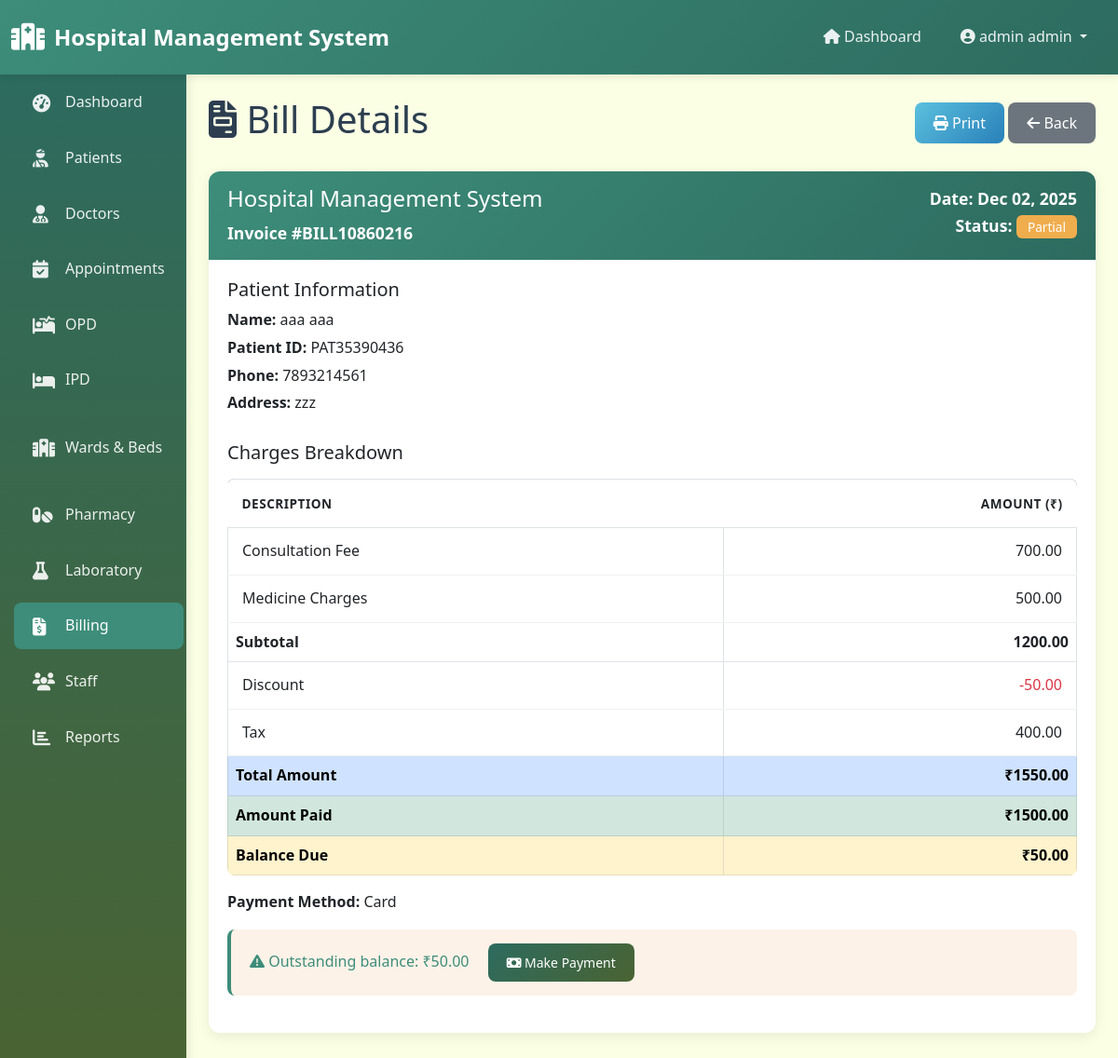
The app's page /billing/1/ (signed in) with its own data.
### core/models.py (models this page shows, shortened)
class Bill(models.Model):
    STATUS_CHOICES = [
        ('unpaid', 'Unpaid'),
        ('paid', 'Paid'),
        ('partial', 'Partial'),
    ]
    PAYMENT_METHOD_CHOICES = [
        ('cash', 'Cash'),
        ('card', 'Card'),
        ('upi', 'UPI'),
        ('insurance', 'Insurance'),
    ]
    bill_number = models.CharField(max_length=20, unique=True)
    patient = models.ForeignKey(Patient, on_delete=models.CASCADE)
    opd_record = models.ForeignKey(OPDRecord, on_delete=models.SET_NULL, null=True, blank=True)
    ipd_record = models.ForeignKey(IPDRecord, on_delete=models.SET_NULL, null=True, blank=True)
    consultation_fee = models.DecimalField(max_digits=10, decimal_places=2, default=0)
    room_charges = models.DecimalField(max_digits=10, decimal_places=2, default=0)
    medicine_charges = models.DecimalField(max_digits=10, decimal_places=2, default=0)
    lab_charges = models.DecimalField(max_digits=10, decimal_places=2, default=0)
    other_charges = models.DecimalField(max_digits=10, decimal_places=2, default=0)
    subtotal = models.DecimalField(max_digits=10, decimal_places=2, default=0)
    discount = models.DecimalField(max_digits=10, decimal_places=2, default=0)
    tax = models.DecimalField(max_digits=10, decimal_places=2, default=0)
    total_amount = models.DecimalField(max_digits=10, decimal_places=2, default=0)
    amount_paid = models.DecimalField(max_digits=10, decimal_places=2, default=0)
    balance = models.DecimalField(max_digits=10, decimal_places=2, default=0)
    status = models.CharField(max_length=20, choices=STATUS_CHOICES, default='unpaid')
    payment_method = models.CharField(max_length=20, choices=PAYMENT_METHOD_CHOICES, blank=True)
    created_by = models.ForeignKey(User, on_delete=models.SET_NULL, null=True)
    created_at = models.DateTimeField(auto_now_add=True)
    updated_at = models.DateTimeField(auto_now=True)

class Patient(models.Model):
    GENDER_CHOICES = [
        ('M', 'Male'),
        ('F', 'Female'),
        ('O', 'Other'),
    ]
    BLOOD_GROUP_CHOICES = [
        ('A+', 'A+'), ('A-', 'A-'),
        ('B+', 'B+'), ('B-', 'B-'),
        ('AB+', 'AB+'), ('AB-', 'AB-'),
        ('O+', 'O+'), ('O-', 'O-'),
    ]
    user = models.OneToOneField(User, on_delete=models.CASCADE, related_name='patient_profile', null=True, blank=True)
    patient_id = models.CharField(max_length=20, unique=True)
    first_name = models.CharField(max_length=100)
    last_name = models.CharField(max_length=100)
    gender = models.CharField(max_length=1, choices=GENDER_CHOICES)
    date_of_birth = models.DateField()
    blood_group = models.CharField(max_length=3, choices=BLOOD_GROUP_CHOICES)
    phone = models.CharField(max_length=15)
    email = models.EmailField(blank=True)
    address = models.TextField()
    emergency_contact = models.CharField(max_length=15)
    emergency_contact_name = models.CharField(max_length=100)
    medical_history = models.TextField(blank=True)
    allergies = models.TextField(blank=True)
    registered_date = models.DateTimeField(auto_now_add=True)
    updated_at = models.DateTimeField(auto_now=True)
    def get_full_name(self):
        return f"{self.first_name} {self.last_name}"

### core/views.py (the view)
# urls.py: path('billing/<int:pk>/', views.bill_detail, name='bill_detail'),
@login_required
@admin_required
def bill_detail(request, pk):
    bill = get_object_or_404(Bill, pk=pk)
    context = {'bill': bill}
    return render(request, 'billing/bill_detail.html', context)

### templates/billing/bill_detail.html (shortened to what this page needs)
{% extends 'base.html' %}
{% load static %}
{% block content %}
<div class="fade-in">
    <div class="d-flex justify-content-between align-items-center mb-4">
        <h1><i class="fas fa-file-invoice"></i> Bill Details</h1>
        <div>
            <button onclick="window.print()" class="btn btn-info">
                <i class="fas fa-print"></i> Print
            </button>
            <a href="{% url 'bill_list' %}" class="btn btn-secondary">
                <i class="fas fa-arrow-left"></i> Back
            </a>
        </div>
    </div>
    <div class="card" id="billContent">
        <div class="card-header">
            <div class="row">
                <div class="col-md-6">
                    <h4>Hospital Management System</h4>
                    <p class="mb-0">Invoice #{{ bill.bill_number }}</p>
                </div>
                <div class="col-md-6 text-end">
                    <p class="mb-0"><strong>Date:</strong> {{ bill.created_at|date:"M d, Y" }}</p>
                    <p class="mb-0"><strong>Status:</strong> <span class="badge bg-{{ bill.status }}">{{ bill.get_status_display }}</span></p>
                </div>
            </div>
        </div>
        <div class="card-body">
            <div class="row mb-4">
                <div class="col-md-6">
                    <h5>Patient Information</h5>
                    <p class="mb-1"><strong>Name:</strong> {{ bill.patient.get_full_name }}</p>
                    <p class="mb-1"><strong>Patient ID:</strong> {{ bill.patient.patient_id }}</p>
                    <p class="mb-1"><strong>Phone:</strong> {{ bill.patient.phone }}</p>
                    <p class="mb-1"><strong>Address:</strong> {{ bill.patient.address }}</p>
                </div>
            </div>
            <h5 class="mb-3">Charges Breakdown</h5>
            <table class="table table-bordered">
                <thead>
                    <tr>
                        <th>Description</th>
                        <th class="text-end">Amount (₹)</th>
                    </tr>
                </thead>
                <tbody>
                    {% if bill.consultation_fee > 0 %}
                    <tr>
                        <td>Consultation Fee</td>
                        <td class="text-end">{{ bill.consultation_fee|floatformat:2 }}</td>
                    </tr>
                    {% endif %}
                    {% if bill.medicine_charges > 0 %}
                    <tr>
                        <td>Medicine Charges</td>
                        <td class="text-end">{{ bill.medicine_charges|floatformat:2 }}</td>
                    </tr>
                    {% endif %}
                    <tr>
                        <th>Subtotal</th>
                        <th class="text-end">{{ bill.subtotal|floatformat:2 }}</th>
                    </tr>
                    {% if bill.discount > 0 %}
                    <tr>
                        <td>Discount</td>
                        <td class="text-end text-danger">-{{ bill.discount|floatformat:2 }}</td>
                    </tr>
                    {% endif %}
                    {% if bill.tax > 0 %}
                    <tr>
                        <td>Tax</td>
                        <td class="text-end">{{ bill.tax|floatformat:2 }}</td>
                    </tr>
                    {% endif %}
                    <tr class="table-primary">
                        <th>Total Amount</th>
                        <th class="text-end">₹{{ bill.total_amount|floatformat:2 }}</th>
                    </tr>
                    <tr class="table-success">
                        <th>Amount Paid</th>
                        <th class="text-end">₹{{ bill.amount_paid|floatformat:2 }}</th>
                    </tr>
                    <tr class="table-warning">
                        <th>Balance Due</th>
                        <th class="text-end">₹{{ bill.balance|floatformat:2 }}</th>
                    </tr>
                </tbody>
            </table>
            {% if bill.payment_method %}
            <p><strong>Payment Method:</strong> {{ bill.get_payment_method_display }}</p>
            {% endif %}
            {% if bill.balance > 0 %}
            <div class="alert alert-warning mt-3">
                <i class="fas fa-exclamation-triangle"></i> Outstanding balance: ₹{{ bill.balance|floatformat:2 }}
                <a href="{% url 'bill_payment' bill.pk %}" class="btn btn-sm btn-success ms-3">
                    <i class="fas fa-money-bill"></i> Make Payment
                </a>
            </div>
            {% endif %}
        </div>
    </div>
</div>
{% endblock %}

### templates/base.html (shortened to what this page needs)
{% load static %}
<!DOCTYPE html>
<html lang="en">
<head>
    <link href="https://cdn.jsdelivr.net/npm/bootstrap@5.3.0/dist/css/bootstrap.min.css" rel="stylesheet">
    <link rel="stylesheet" href="https://cdnjs.cloudflare.com/ajax/libs/font-awesome/6.4.0/css/all.min.css">
    <link rel="stylesheet" href="{% static 'css/style.css' %}">
</head>
<body>
    {% if user.is_authenticated %}
    <nav class="navbar navbar-expand-lg navbar-dark">
        <div class="container-fluid">
            <a class="navbar-brand" href="{% url 'dashboard' %}">
                <i class="fas fa-hospital"></i>
                Hospital Management System
            </a>
            <div class="collapse navbar-collapse" id="navbarNav">
                <ul class="navbar-nav ms-auto">
                    <li class="nav-item">
                        <a class="nav-link" href="{% url 'dashboard' %}">
                            <i class="fas fa-home"></i> Dashboard
                        </a>
                    </li>
                    <li class="nav-item dropdown">
                        <a class="nav-link dropdown-toggle" href="#" id="navbarDropdown" role="button" data-bs-toggle="dropdown">
                            <i class="fas fa-user-circle"></i> {{ user.get_full_name|default:user.username }}
                        </a>
                    </li>
                </ul>
            </div>
        </div>
    </nav>
    <div class="container-fluid">
        <div class="row">
            <div class="col-md-2 p-0 sidebar">
                <nav class="nav flex-column">
                    <a class="nav-link {% if request.resolver_match.url_name == 'dashboard' or 'dashboard' in request.resolver_match.url_name %}active{% endif %}" href="{% url 'dashboard' %}">
                        <i class="fas fa-tachometer-alt"></i> Dashboard
                    </a>
                    {% if user.profile.role == 'admin' %}
                        <a class="nav-link {% if 'patient' in request.resolver_match.url_name %}active{% endif %}" href="{% url 'patient_list' %}">
                            <i class="fas fa-user-injured"></i> Patients
                        </a>
                        <a class="nav-link {% if 'doctor' in request.resolver_match.url_name %}active{% endif %}" href="{% url 'doctor_list' %}">
                            <i class="fas fa-user-md"></i> Doctors
                        </a>
                        <a class="nav-link {% if 'appointment' in request.resolver_match.url_name %}active{% endif %}" href="{% url 'appointment_list' %}">
                            <i class="fas fa-calendar-check"></i> Appointments
                        </a>
                        <a class="nav-link {% if 'opd' in request.resolver_match.url_name %}active{% endif %}" href="{% url 'opd_list' %}">
                            <i class="fas fa-procedures"></i> OPD
                        </a>
                        <a class="nav-link {% if 'ipd' in request.resolver_match.url_name %}active{% endif %}" href="{% url 'ipd_list' %}">
                            <i class="fas fa-bed"></i> IPD
                        </a>
                        <a class="nav-link {% if 'ward' in request.resolver_match.url_name or 'bed' in request.resolver_match.url_name %}active{% endif %}" href="{% url 'ward_list' %}">
                            <i class="fas fa-hospital-alt"></i> Wards & Beds
                        </a>
                        <a class="nav-link {% if 'medicine' in request.resolver_match.url_name %}active{% endif %}" href="{% url 'medicine_list' %}">
                            <i class="fas fa-pills"></i> Pharmacy
                        </a>
                        <a class="nav-link {% if 'lab' in request.resolver_match.url_name %}active{% endif %}" href="{% url 'lab_test_list' %}">
                            <i class="fas fa-flask"></i> Laboratory
                        </a>
                        <a class="nav-link {% if 'bill' in request.resolver_match.url_name %}active{% endif %}" href="{% url 'bill_list' %}">
                            <i class="fas fa-file-invoice-dollar"></i> Billing
                        </a>
                        <a class="nav-link {% if 'staff' in request.resolver_match.url_name or 'attendance' in request.resolver_match.url_name %}active{% endif %}" href="{% url 'staff_list' %}">
                            <i class="fas fa-users"></i> Staff
                        </a>
                        <a class="nav-link {% if 'report' in request.resolver_match.url_name %}active{% endif %}" href="{% url 'reports_dashboard' %}">
                            <i class="fas fa-chart-bar"></i> Reports
                        </a>
                    {% endif %}
                </nav>
            </div>
            <div class="col-md-10 p-4">
                {% block content %}{% endblock %}
            </div>
        </div>
    </div>
    {% else %}
        {% block login_content %}{% endblock %}
    {% endif %}
</body>
</html>

### static/css/style.css (style rules this page uses)
:root { --primary-color: #3D8D7A; --secondary-color: #2D6B5F; --accent-color: #B3D8A8; --light-color: #FBFFE4; --dark-color: #1a3a33; --text-color: #2c3e50; --border-color: #d4e8d8; --success-color: #3D8D7A; --danger-color: #d9534f; --warning-color: #f0ad4e; --info-color: #5bc0de; }
* { margin: 0; padding: 0; box-sizing: border-box; }
body { font-family: 'Segoe UI', Tahoma, Geneva, Verdana, sans-serif; background-color: var(--light-color); color: var(--text-color); line-height: 1.6; }
.navbar { background: linear-gradient(135deg, var(--primary-color), var(--secondary-color)) !important; box-shadow: 0 2px 10px rgba(0,0,0,0.1); padding: 1rem 0; }
.navbar-brand { font-weight: 700; font-size: 1.5rem; color: white !important; display: flex; align-items: center; gap: 10px; }
.navbar-brand i { font-size: 1.8rem; }
.navbar-nav .nav-link { color: rgba(255,255,255,0.9) !important; font-weight: 500; padding: 0.5rem 1rem !important; transition: all 0.3s ease; border-radius: 5px; margin: 0 5px; }
.sidebar { background: linear-gradient(180deg, var(--secondary-color), #4a6332); min-height: calc(100vh - 76px); padding: 20px 0; box-shadow: 2px 0 10px rgba(0,0,0,0.1); }
.sidebar .nav-link { color: rgba(255,255,255,0.9); padding: 12px 20px; margin: 5px 15px; border-radius: 8px; transition: all 0.3s ease; display: flex; align-items: center; gap: 10px; }
.sidebar .nav-link.active { background-color: var(--primary-color); color: white; }
.sidebar .nav-link i { font-size: 1.2rem; width: 25px; }
.card { border: none; border-radius: 12px; box-shadow: 0 4px 15px rgba(0,0,0,0.08); transition: all 0.3s ease; margin-bottom: 20px; }
.card-header { background: linear-gradient(135deg, var(--primary-color), var(--secondary-color)); color: white; border: none; border-radius: 12px 12px 0 0 !important; padding: 15px 20px; font-weight: 600; font-size: 1.1rem; }
.card-body { padding: 20px; }
.btn { border-radius: 8px; padding: 10px 20px; font-weight: 500; transition: all 0.3s ease; border: none; }
.btn-success { background: linear-gradient(135deg, var(--secondary-color), #4a6332); color: white; }
.btn-info { background: linear-gradient(135deg, var(--info-color), #2980b9); color: white; }
.table { background: white; border-radius: 8px; overflow: hidden; }
.table thead { background: linear-gradient(135deg, var(--secondary-color), #4a6332); color: white; }
.table thead th { border: none; padding: 15px; font-weight: 600; text-transform: uppercase; font-size: 0.85rem; letter-spacing: 0.5px; }
.table tbody tr { transition: all 0.3s ease; }
.table tbody td { padding: 12px 15px; vertical-align: middle; border-bottom: 1px solid #f0f0f0; }
.badge { padding: 6px 12px; border-radius: 6px; font-weight: 500; font-size: 0.85rem; color: white !important; }
.badge.bg-partial { background-color: #f0ad4e !important; }
.alert { border-radius: 8px; border: none; padding: 15px 20px; margin-bottom: 20px; }
.alert-warning { background-color: rgba(230, 126, 34, 0.1); color: var(--primary-color); border-left: 4px solid var(--primary-color); }
.fade-in { animation: fadeIn 0.5s ease-in-out; }

### records on screen
Bill: bill_number "BILL10860216", created_at "Dec 02, 2025", status "Partial", patient.get_full_name "aaa aaa", patient.patient_id "PAT35390436", patient.phone "7893214561", patient.address "zzz", consultation_fee "700.00", medicine_charges "500.00", subtotal "1200.00", discount "50.00", tax "400.00", total_amount "1550.00", amount_paid "1500.00", balance "50.00", payment_method "Card"

### other values on screen
{{ user.get_full_name|default:user.username }} "admin admin"
